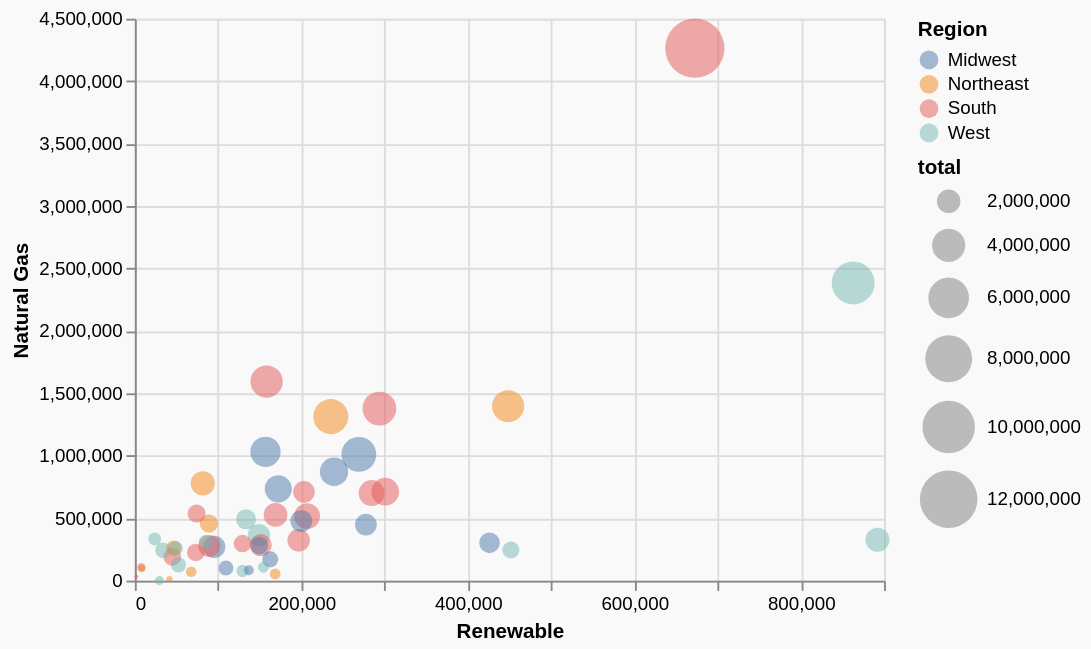

The Vega-Lite source for this figure:
### Vega specification from a JSON file in a GitHub repository (floating-point values rounded to 4 significant figures)
{"$schema": "https://vega.github.io/schema/vega/v5.json", "background": "#f9f9f9", "padding": 5, "width": 400, "height": 300, "style": "cell", "data": [{"name": "data-42928075b6a95c590274554971cbda4a", "values": [{"State": "AK", "year": 2015, "Coal": 19511, "Natural Gas": 333936, "Petroleum": 234720, "Nuclear": 0, "Renewable": 23828, "State Name": "Alaska", "Region": "West", "longitude": -152.4, "latitude": 63.78, "total": 611995}, {"State": "AL", "year": 2015, "Coal": 494311, "Natural Gas": 701582, "Petroleum": 509123, "Nuclear": 438728, "Renewable": 284415, "State Name": "Alabama", "Region": "South", "longitude": -86.83, "latitude": 32.78, "total": 2428159}, {"State": "AR", "year": 2015, "Coal": 226889, "Natural Gas": 296826, "Petroleum": 312672, "Nuclear": 144716, "Renewable": 129282, "State Name": "Arkansas", "Region": "South", "longitude": -92.44, "latitude": 34.89, "total": 1110385}, {"State": "AZ", "year": 2015, "Coal": 385822, "Natural Gas": 365313, "Petroleum": 555561, "Nuclear": 340153, "Renewable": 149042, "State Name": "Arizona", "Region": "West", "longitude": -111.7, "latitude": 34.28, "total": 1795891}, {"State": "CA", "year": 2015, "Coal": 30967, "Natural Gas": 2384061, "Petroleum": 3212105, "Nuclear": 193529, "Renewable": 862888, "State Name": "California", "Region": "West", "longitude": -119.5, "latitude": 37.19, "total": 6683550}, {"State": "CO", "year": 2015, "Coal": 340107, "Natural Gas": 490642, "Petroleum": 485863, "Nuclear": 0, "Renewable": 133588, "State Name": "Colorado", "Region": "West", "longitude": -105.5, "latitude": 39.0, "total": 1450200}, {"State": "CT", "year": 2015, "Coal": 6536, "Natural Gas": 260925, "Petroleum": 314379, "Nuclear": 182083, "Renewable": 46767, "State Name": "Connecticut", "Region": "Northeast", "longitude": -72.73, "latitude": 41.62, "total": 810690}, {"State": "DC", "year": 2015, "Coal": 44, "Natural Gas": 33654, "Petroleum": 20423, "Nuclear": 0, "Renewable": 1831, "State Name": "District of Columbia", "Region": "South", "longitude": -77.02, "latitude": 38.9, "total": 55952}, {"State": "DE", "year": 2015, "Coal": 7149, "Natural Gas": 107819, "Petroleum": 106223, "Nuclear": 0, "Renewable": 7745, "State Name": "Delaware", "Region": "South", "longitude": -75.5, "latitude": 38.98, "total": 228936}, {"State": "FL", "year": 2015, "Coal": 466530, "Natural Gas": 1378089, "Petroleum": 1705201, "Nuclear": 294099, "Renewable": 293759, "State Name": "Florida", "Region": "South", "longitude": -82.45, "latitude": 28.62, "total": 4137678}, {"State": "GA", "year": 2015, "Coal": 394665, "Natural Gas": 712580, "Petroleum": 1008952, "Nuclear": 353883, "Renewable": 300816, "State Name": "Georgia", "Region": "South", "longitude": -83.44, "latitude": 32.64, "total": 2770896}, {"State": "HI", "year": 2015, "Coal": 15632, "Natural Gas": 196, "Petroleum": 251136, "Nuclear": 0, "Renewable": 29428, "State Name": "Hawaii", "Region": "West", "longitude": -156.3, "latitude": 20.26, "total": 296392}, {"State": "IA", "year": 2015, "Coal": 348293, "Natural Gas": 302936, "Petroleum": 413877, "Nuclear": 54836, "Renewable": 426053, "State Name": "Iowa", "Region": "Midwest", "longitude": -93.5, "latitude": 42.07, "total": 1545995}, {"State": "ID", "year": 2015, "Coal": 4249, "Natural Gas": 107871, "Petroleum": 173518, "Nuclear": 0, "Renewable": 154472, "State Name": "Idaho", "Region": "West", "longitude": -114.6, "latitude": 44.35, "total": 440110}, {"State": "IL", "year": 2015, "Coal": 850430, "Natural Gas": 1011357, "Petroleum": 1245970, "Nuclear": 1017377, "Renewable": 269098, "State Name": "Illinois", "Region": "Midwest", "longitude": -89.2, "latitude": 40.04, "total": 4394232}, {"State": "IN", "year": 2015, "Coal": 1007472, "Natural Gas": 735055, "Petroleum": 753457, "Nuclear": 0, "Renewable": 172315, "State Name": "Indiana", "Region": "Midwest", "longitude": -86.28, "latitude": 39.89, "total": 2668299}, {"State": "KS", "year": 2015, "Coal": 273416, "Natural Gas": 280421, "Petroleum": 338769, "Nuclear": 90254, "Renewable": 149447, "State Name": "Kansas", "Region": "Midwest", "longitude": -98.38, "latitude": 38.49, "total": 1132307}, {"State": "KY", "year": 2015, "Coal": 796484, "Natural Gas": 276867, "Petroleum": 595609, "Nuclear": 0, "Renewable": 89392, "State Name": "Kentucky", "Region": "South", "longitude": -85.3, "latitude": 37.53, "total": 1758352}, {"State": "LA", "year": 2015, "Coal": 174221, "Natural Gas": 1594207, "Petroleum": 1711747, "Nuclear": 160015, "Renewable": 158293, "State Name": "Louisiana", "Region": "South", "longitude": -91.97, "latitude": 31.06, "total": 3798483}, {"State": "MA", "year": 2015, "Coal": 24177, "Natural Gas": 457124, "Petroleum": 581068, "Nuclear": 52236, "Renewable": 88991, "State Name": "Massachusetts", "Region": "Northeast", "longitude": -71.8, "latitude": 42.26, "total": 1203596}, {"State": "MD", "year": 2015, "Coal": 165994, "Natural Gas": 225969, "Petroleum": 497313, "Nuclear": 153140, "Renewable": 73197, "State Name": "Maryland", "Region": "South", "longitude": -76.76, "latitude": 39.04, "total": 1115613}, {"State": "ME", "year": 2015, "Coal": 2588, "Natural Gas": 54203, "Petroleum": 193289, "Nuclear": 0, "Renewable": 168598, "State Name": "Maine", "Region": "Northeast", "longitude": -69.24, "latitude": 45.36, "total": 418678}, {"State": "MI", "year": 2015, "Coal": 617280, "Natural Gas": 871834, "Petroleum": 870030, "Nuclear": 306773, "Renewable": 239258, "State Name": "Michigan", "Region": "Midwest", "longitude": -85.39, "latitude": 44.32, "total": 2905175}, {"State": "MN", "year": 2015, "Coal": 271570, "Natural Gas": 448557, "Petroleum": 592681, "Nuclear": 125900, "Renewable": 277535, "State Name": "Minnesota", "Region": "Midwest", "longitude": -94.31, "latitude": 46.28, "total": 1716243}, {"State": "MO", "year": 2015, "Coal": 696401, "Natural Gas": 270885, "Petroleum": 623982, "Nuclear": 109182, "Renewable": 95352, "State Name": "Missouri", "Region": "Midwest", "longitude": -92.46, "latitude": 38.36, "total": 1795802}, {"State": "MS", "year": 2015, "Coal": 71626, "Natural Gas": 536996, "Petroleum": 374453, "Nuclear": 122511, "Renewable": 74194, "State Name": "Mississippi", "Region": "South", "longitude": -89.67, "latitude": 32.74, "total": 1179780}, {"State": "MT", "year": 2015, "Coal": 178421, "Natural Gas": 77443, "Petroleum": 166486, "Nuclear": 0, "Renewable": 129472, "State Name": "Montana", "Region": "West", "longitude": -109.6, "latitude": 47.04, "total": 551822}, {"State": "NC", "year": 2015, "Coal": 405525, "Natural Gas": 516026, "Petroleum": 855229, "Nuclear": 440248, "Renewable": 206876, "State Name": "North Carolina", "Region": "South", "longitude": -79.37, "latitude": 35.55, "total": 2423904}, {"State": "ND", "year": 2015, "Coal": 408091, "Natural Gas": 100852, "Petroleum": 190821, "Nuclear": 0, "Renewable": 109435, "State Name": "North Dakota", "Region": "Midwest", "longitude": -100.5, "latitude": 47.45, "total": 809199}, {"State": "NE", "year": 2015, "Coal": 266319, "Natural Gas": 170346, "Petroleum": 231933, "Nuclear": 107976, "Renewable": 162645, "State Name": "Nebraska", "Region": "Midwest", "longitude": -99.8, "latitude": 41.54, "total": 939219}, {"State": "NH", "year": 2015, "Coal": 10989, "Natural Gas": 70742, "Petroleum": 152127, "Nuclear": 99186, "Renewable": 67612, "State Name": "New Hampshire", "Region": "Northeast", "longitude": -71.58, "latitude": 43.68, "total": 400656}, {"State": "NJ", "year": 2015, "Coal": 22925, "Natural Gas": 778866, "Petroleum": 882576, "Nuclear": 347851, "Renewable": 81596, "State Name": "New Jersey", "Region": "Northeast", "longitude": -74.66, "latitude": 40.18, "total": 2113814}, {"State": "NM", "year": 2015, "Coal": 215703, "Natural Gas": 260038, "Petroleum": 235852, "Nuclear": 0, "Renewable": 48923, "State Name": "New Mexico", "Region": "West", "longitude": -106.1, "latitude": 34.41, "total": 760516}, {"State": "NV", "year": 2015, "Coal": 36635, "Natural Gas": 312602, "Petroleum": 261261, "Nuclear": 0, "Renewable": 85250, "State Name": "Nevada", "Region": "West", "longitude": -116.6, "latitude": 39.33, "total": 695748}, {"State": "NY", "year": 2015, "Coal": 41241, "Natural Gas": 1396693, "Petroleum": 1404701, "Nuclear": 466457, "Renewable": 448402, "State Name": "New York", "Region": "Northeast", "longitude": -75.51, "latitude": 42.94, "total": 3757494}, {"State": "OH", "year": 2015, "Coal": 865714, "Natural Gas": 1031716, "Petroleum": 1084513, "Nuclear": 181726, "Renewable": 156941, "State Name": "Ohio", "Region": "Midwest", "longitude": -82.79, "latitude": 40.29, "total": 3320610}, {"State": "OK", "year": 2015, "Coal": 280748, "Natural Gas": 711393, "Petroleum": 512064, "Nuclear": 0, "Renewable": 203142, "State Name": "Oklahoma", "Region": "South", "longitude": -97.49, "latitude": 35.59, "total": 1707347}, {"State": "OR", "year": 2015, "Coal": 26515, "Natural Gas": 245897, "Petroleum": 322631, "Nuclear": 0, "Renewable": 451693, "State Name": "Oregon", "Region": "West", "longitude": -120.6, "latitude": 43.93, "total": 1046736}, {"State": "PA", "year": 2015, "Coal": 878829, "Natural Gas": 1313350, "Petroleum": 1193549, "Nuclear": 842044, "Renewable": 235371, "State Name": "Pennsylvania", "Region": "Northeast", "longitude": -77.8, "latitude": 40.88, "total": 4463143}, {"State": "RI", "year": 2015, "Coal": 0, "Natural Gas": 96514, "Petroleum": 86065, "Nuclear": 0, "Renewable": 8469, "State Name": "Rhode Island", "Region": "Northeast", "longitude": -71.55, "latitude": 41.68, "total": 191048}, {"State": "SC", "year": 2015, "Coal": 241217, "Natural Gas": 284013, "Petroleum": 506268, "Nuclear": 555909, "Renewable": 151243, "State Name": "South Carolina", "Region": "South", "longitude": -80.89, "latitude": 33.91, "total": 1738650}, {"State": "SD", "year": 2015, "Coal": 19616, "Natural Gas": 83370, "Petroleum": 113332, "Nuclear": 0, "Renewable": 136976, "State Name": "South Dakota", "Region": "Midwest", "longitude": -100.2, "latitude": 44.44, "total": 353294}, {"State": "TN", "year": 2015, "Coal": 370650, "Natural Gas": 322468, "Petroleum": 694084, "Nuclear": 261037, "Renewable": 196756, "State Name": "Tennessee", "Region": "South", "longitude": -86.35, "latitude": 35.86, "total": 1844995}, {"State": "TX", "year": 2015, "Coal": 1340422, "Natural Gas": 4263856, "Petroleum": 6033759, "Nuclear": 411571, "Renewable": 672724, "State Name": "Texas", "Region": "South", "longitude": -99.32, "latitude": 31.48, "total": 12722332}, {"State": "UT", "year": 2015, "Coal": 330043, "Natural Gas": 242848, "Petroleum": 278993, "Nuclear": 0, "Renewable": 33788, "State Name": "Utah", "Region": "West", "longitude": -111.7, "latitude": 39.31, "total": 885672}, {"State": "VA", "year": 2015, "Coal": 232427, "Natural Gas": 526314, "Petroleum": 815138, "Nuclear": 293455, "Renewable": 169017, "State Name": "Virginia", "Region": "South", "longitude": -78.82, "latitude": 37.52, "total": 2036351}, {"State": "VT", "year": 2015, "Coal": 0, "Natural Gas": 12245, "Petroleum": 81615, "Nuclear": 0, "Renewable": 41538, "State Name": "Vermont", "Region": "Northeast", "longitude": -72.67, "latitude": 44.07, "total": 135398}, {"State": "WA", "year": 2015, "Coal": 58273, "Natural Gas": 327738, "Petroleum": 732260, "Nuclear": 85347, "Renewable": 892136, "State Name": "Washington", "Region": "West", "longitude": -120.5, "latitude": 47.38, "total": 2095754}, {"State": "WI", "year": 2015, "Coal": 408189, "Natural Gas": 476969, "Petroleum": 535066, "Nuclear": 104666, "Renewable": 199955, "State Name": "Wisconsin", "Region": "Midwest", "longitude": -90.0, "latitude": 44.62, "total": 1724845}, {"State": "WV", "year": 2015, "Coal": 730949, "Natural Gas": 191059, "Petroleum": 189908, "Nuclear": 0, "Renewable": 45008, "State Name": "West Virginia", "Region": "South", "longitude": -80.62, "latitude": 38.64, "total": 1156924}, {"State": "WY", "year": 2015, "Coal": 487177, "Natural Gas": 126421, "Petroleum": 159935, "Nuclear": 0, "Renewable": 52386, "State Name": "Wyoming", "Region": "West", "longitude": -107.6, "latitude": 42.99, "total": 825919}]}, {"name": "data_0", "source": "data-42928075b6a95c590274554971cbda4a", "transform": [{"type": "filter", "expr": "isValid(datum[\"total\"]) && isFinite(+datum[\"total\"]) && isValid(datum[\"Renewable\"]) && isFinite(+datum[\"Renewable\"]) && isValid(datum[\"Natural Gas\"]) && isFinite(+datum[\"Natural Gas\"])"}]}], "marks": [{"name": "marks", "type": "symbol", "style": ["point"], "sort": {"field": ["datum[\"total\"]"], "order": ["descending"]}, "from": {"data": "data_0"}, "encode": {"update": {"opacity": {"value": 0.5}, "fill": {"scale": "color", "field": "Region"}, "tooltip": {"signal": "{\"State Name\": isValid(datum[\"State Name\"]) ? datum[\"State Name\"] : \"\"+datum[\"State Name\"], \"total\": format(datum[\"total\"], \"\"), \"Natural Gas\": format(datum[\"Natural Gas\"], \"\"), \"Renewable\": format(datum[\"Renewable\"], \"\")}"}, "ariaRoleDescription": {"value": "point"}, "description": {"signal": "\"Region: \" + (isValid(datum[\"Region\"]) ? datum[\"Region\"] : \"\"+datum[\"Region\"]) + \"; total: \" + (format(datum[\"total\"], \"\")) + \"; State Name: \" + (isValid(datum[\"State Name\"]) ? datum[\"State Name\"] : \"\"+datum[\"State Name\"]) + \"; Natural Gas: \" + (format(datum[\"Natural Gas\"], \"\")) + \"; Renewable: \" + (format(datum[\"Renewable\"], \"\"))"}, "x": {"scale": "x", "field": "Renewable"}, "y": {"scale": "y", "field": "Natural Gas"}, "size": {"scale": "size", "field": "total"}}}}], "scales": [{"name": "x", "type": "linear", "domain": {"data": "data_0", "field": "Renewable"}, "range": [0, {"signal": "width"}], "nice": true, "zero": true}, {"name": "y", "type": "linear", "domain": {"data": "data_0", "field": "Natural Gas"}, "range": [{"signal": "height"}, 0], "nice": true, "zero": true}, {"name": "color", "type": "ordinal", "domain": {"data": "data_0", "field": "Region", "sort": true}, "range": "category"}, {"name": "size", "type": "linear", "domain": {"data": "data_0", "field": "total"}, "range": [0, 1000], "zero": true}], "axes": [{"scale": "x", "orient": "bottom", "gridScale": "y", "grid": true, "tickCount": {"signal": "ceil(width/40)"}, "domain": false, "labels": false, "aria": false, "maxExtent": 0, "minExtent": 0, "ticks": false, "zindex": 0}, {"scale": "y", "orient": "left", "gridScale": "x", "grid": true, "tickCount": {"signal": "ceil(height/40)"}, "domain": false, "labels": false, "aria": false, "maxExtent": 0, "minExtent": 0, "ticks": false, "zindex": 0}, {"scale": "x", "orient": "bottom", "grid": false, "title": "Renewable", "labelFlush": true, "labelOverlap": true, "tickCount": {"signal": "ceil(width/40)"}, "zindex": 0}, {"scale": "y", "orient": "left", "grid": false, "title": "Natural Gas", "labelOverlap": true, "tickCount": {"signal": "ceil(height/40)"}, "zindex": 0}], "legends": [{"fill": "color", "symbolType": "circle", "title": "Region", "encode": {"symbols": {"update": {"opacity": {"value": 0.5}}}}}, {"size": "size", "symbolType": "circle", "title": "total", "encode": {"symbols": {"update": {"fill": {"value": "black"}, "fillOpacity": {"value": 0.5}, "opacity": {"value": 0.5}, "stroke": {"value": "transparent"}}}}}]}
